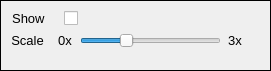
         <widget class="QFrame" name="frame">
          <property name="geometry">
           <rect>
            <x>20</x>
            <y>160</y>
            <width>271</width>
            <height>71</height>
           </rect>
          </property>
          <property name="frameShape">
           <enum>QFrame::Panel</enum>
          </property>
          <property name="frameShadow">
           <enum>QFrame::Plain</enum>
          </property>
          <property name="lineWidth">
           <number>1</number>
          </property>
          <widget class="QCheckBox" name="showEndpoints">
           <property name="geometry">
            <rect>
             <x>10</x>
             <y>10</y>
             <width>68</width>
             <height>17</height>
            </rect>
           </property>
           <property name="minimumSize">
            <size>
             <width>68</width>
             <height>0</height>
            </size>
           </property>
           <property name="font">
            <font>
             <pointsize>10</pointsize>
            </font>
           </property>
           <property name="layoutDirection">
            <enum>Qt::RightToLeft</enum>
           </property>
           <property name="text">
            <string>Show    </string>
           </property>
          </widget>
          <widget class="QLabel" name="DisplayOptions_20">
           <property name="geometry">
            <rect>
             <x>10</x>
             <y>30</y>
             <width>35</width>
             <height>20</height>
            </rect>
           </property>
           <property name="minimumSize">
            <size>
             <width>35</width>
             <height>20</height>
            </size>
           </property>
           <property name="font">
            <font>
             <pointsize>10</pointsize>
            </font>
           </property>
           <property name="text">
            <string>Scale</string>
           </property>
           <property name="alignment">
            <set>Qt::AlignCenter</set>
           </property>
          </widget>
          <widget class="QSlider" name="endpointScale">
           <property name="geometry">
            <rect>
             <x>80</x>
             <y>30</y>
             <width>141</width>
             <height>22</height>
            </rect>
           </property>
           <property name="minimum">
            <number>1</number>
           </property>
           <property name="maximum">
            <number>30</number>
           </property>
           <property name="value">
            <number>10</number>
           </property>
           <property name="sliderPosition">
            <number>10</number>
           </property>
           <property name="orientation">
            <enum>Qt::Horizontal</enum>
           </property>
           <property name="tickPosition">
            <enum>QSlider::NoTicks</enum>
           </property>
           <property name="tickInterval">
            <number>5</number>
           </property>
          </widget>
          <widget class="QLabel" name="DisplayOptions_10">
           <property name="geometry">
            <rect>
             <x>50</x>
             <y>30</y>
             <width>30</width>
             <height>20</height>
            </rect>
           </property>
           <property name="minimumSize">
            <size>
             <width>30</width>
             <height>20</height>
            </size>
           </property>
           <property name="font">
            <font>
             <pointsize>10</pointsize>
            </font>
           </property>
           <property name="text">
            <string>0x</string>
           </property>
           <property name="alignment">
            <set>Qt::AlignCenter</set>
           </property>
          </widget>
          <widget class="QLabel" name="DisplayOptions_11">
           <property name="geometry">
            <rect>
             <x>220</x>
             <y>30</y>
             <width>30</width>
             <height>20</height>
            </rect>
           </property>
           <property name="minimumSize">
            <size>
             <width>30</width>
             <height>20</height>
            </size>
           </property>
           <property name="font">
            <font>
             <pointsize>10</pointsize>
            </font>
           </property>
           <property name="text">
            <string>3x</string>
           </property>
           <property name="alignment">
            <set>Qt::AlignCenter</set>
           </property>
          </widget>
         </widget>
